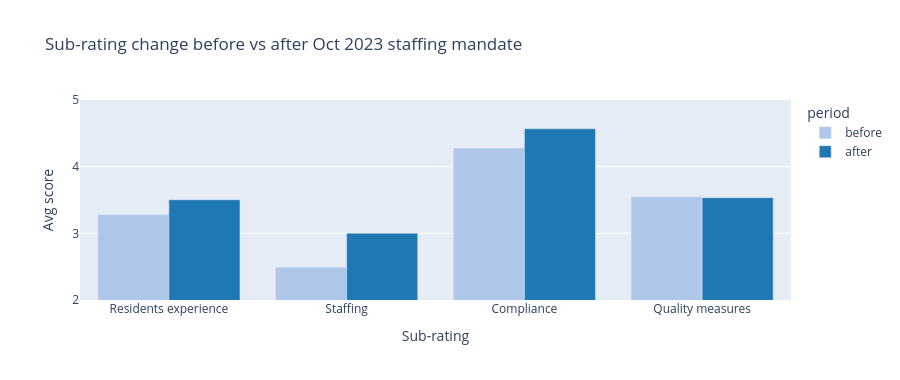

The notebook cell saved with this chart:
### Code cell
fig = px.bar(
    sub_df.melt(id_vars='dimension', value_vars=['before', 'after'],
                var_name='period', value_name='score'),
    x='dimension', y='score', color='period', barmode='group',
    title='Sub-rating change before vs after Oct 2023 staffing mandate',
    labels={'score': 'Avg score', 'dimension': 'Sub-rating'},
    color_discrete_map={'before': '#aec7e8', 'after': '#1f77b4'},
    category_orders={'dimension': dim_labels},
)
fig.update_layout(yaxis_range=[2.0, 5.0], height=380)
fig.show()

### Figure 1 — Plotly figure (JSON) as saved in the notebook; plotly's stock layout.template omitted (floating-point values rounded to 4 significant figures)
{"data": [{"alignmentgroup": "True", "hovertemplate": "period=before<br>Sub-rating=%{x}<br>Avg score=%{y}<extra></extra>", "legendgroup": "before", "marker": {"color": "#aec7e8", "pattern": {"shape": ""}}, "name": "before", "offsetgroup": "before", "orientation": "v", "showlegend": true, "textposition": "auto", "type": "bar", "x": ["Staffing", "Compliance", "Residents experience", "Quality measures"], "xaxis": "x", "y": [2.492, 4.279, 3.283, 3.55], "yaxis": "y"}, {"alignmentgroup": "True", "hovertemplate": "period=after<br>Sub-rating=%{x}<br>Avg score=%{y}<extra></extra>", "legendgroup": "after", "marker": {"color": "#1f77b4", "pattern": {"shape": ""}}, "name": "after", "offsetgroup": "after", "orientation": "v", "showlegend": true, "textposition": "auto", "type": "bar", "x": ["Staffing", "Compliance", "Residents experience", "Quality measures"], "xaxis": "x", "y": [3.001, 4.568, 3.504, 3.535], "yaxis": "y"}], "layout": {"barmode": "group", "height": 380, "legend": {"title": {"text": "period"}, "tracegroupgap": 0}, "title": {"text": "Sub-rating change before vs after Oct 2023 staffing mandate"}, "xaxis": {"anchor": "y", "categoryarray": ["Residents experience", "Staffing", "Compliance", "Quality measures"], "categoryorder": "array", "domain": [0, 1], "title": {"text": "Sub-rating"}}, "yaxis": {"anchor": "x", "domain": [0, 1], "range": [2, 5], "title": {"text": "Avg score"}}}}
